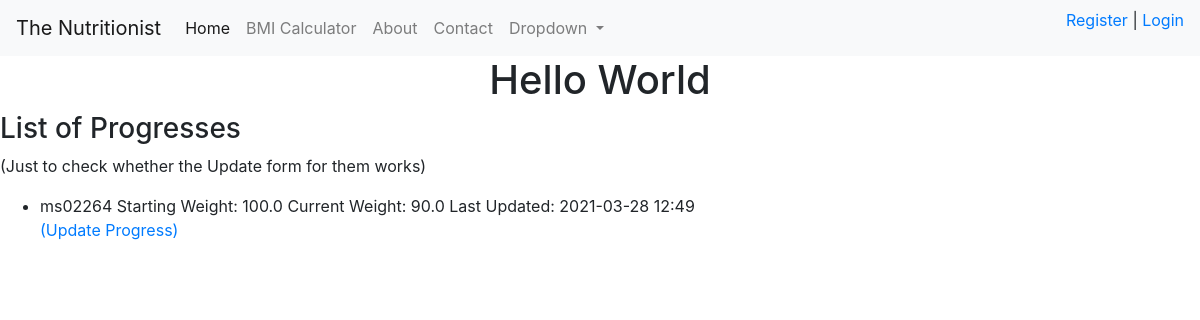
Before: / with the older database file.
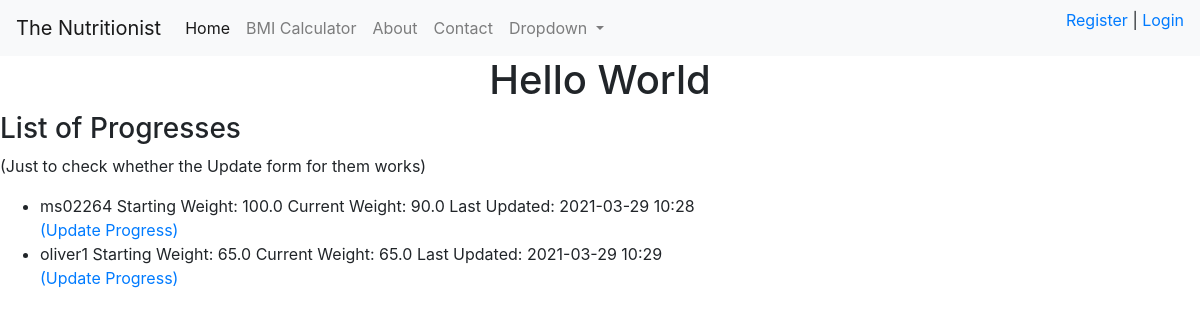
After: the same page with the newer database file.
### progress/models.py (models this page shows, shortened)
class Progress(models.Model):
    user = models.OneToOneField(Account, on_delete=models.CASCADE, primary_key=True)
    starting_weight = models.FloatField(validators=[MinValueValidator(0), MaxValueValidator(400)], blank=False)
    starting_height = models.FloatField(validators=[MinValueValidator(0), MaxValueValidator(3)], blank=False)
    current_bmi = models.FloatField(validators=[MinValueValidator(10), MaxValueValidator(50)], blank=True)
    target_bmi = models.FloatField(validators=[MinValueValidator(10), MaxValueValidator(50)], blank=False)
    current_height = models.FloatField(validators=[MinValueValidator(0), MaxValueValidator(3)], default=0)
    current_weight = models.FloatField(validators=[MinValueValidator(0), MaxValueValidator(400)], default=0)
    last_updated = models.DateTimeField(auto_now_add=True, blank=True)
    def __str__(self):
        return self.user.username + "\nStarting Weight: " + str(self.starting_weight) + "\nCurrent Weight: " \
               + str(self.current_weight) + "\nLast Updated: " + str(self.last_updated.date()) + " " + str(self.last_updated.hour)\
               + ":" + str(self.last_updated.minute)

### account/models.py (models this page shows, shortened)
class Account(AbstractBaseUser):
    email = models.EmailField(verbose_name="email", max_length=60, unique=True)
    username = models.CharField(max_length=30, unique=True)
    date_joined = models.DateTimeField(verbose_name='date joined', auto_now_add=True)
    last_login = models.DateTimeField(verbose_name='last login', auto_now=True)
    is_admin = models.BooleanField(default=False)
    is_active = models.BooleanField(default=True)
    is_staff = models.BooleanField(default=False)
    is_superuser = models.BooleanField(default=False)
    USERNAME_FIELD = 'username'
    REQUIRED_FIELDS = ['email']
    objects = MyAccountManager()

### pages/views.py (the view)
# urls.py: path('', homepage_view, name="home"),
def homepage_view(request, *args, **kwargs):
    context = {}
    context['progress_list'] = Progress.objects.all()
    return render(request, "homepage.html", context)

### templates/homepage.html
{% extends 'base.html' %}
{% block content %}
<div class="">
    <h1 class="text-center">Hello World</h1>
</div>
<h3>List of Progresses</h3>
<p>(Just to check whether the Update form for them works)</p>
<ul>
{% for progress in progress_list %}
    <li>
        {{ progress }}
        <br>
        <a href="{% url 'update_progress' progress.pk %}">(Update Progress)</a>
    </li>
{% endfor %}
</ul>
{% endblock %}

Changed rows visible on the page:
changed Progress: user_id+starting_weight+current_weight "ms02264 Starting Weight: 100.0 Current Weight: 90.0 Last Updated: 2021-03-28 12:49" → "ms02264 Starting Weight: 100.0 Current Weight: 90.0 Last Updated: 2021-03-29 10:28"
added Progress: user_id+starting_weight+current_weight "oliver1 Starting Weight: 65.0 Current Weight: 65.0 Last Updated: 2021-03-29 10:29"
